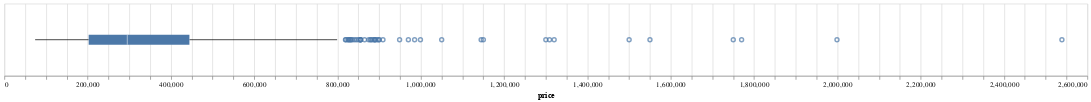

Notebook source saved alongside this figure:
### Code cell
# Ohne 100M+ Outlier
alt.Chart(df_pred_resp_vis).mark_boxplot().encode(
    x=alt.X("price:Q").scale(zero=False)
    ).properties(width=1500, height=100)

### Figure 1 — Vega-Lite specification as saved in the notebook (floating-point values rounded to 4 significant figures; data arrays with more than 128 entries replaced by an {"elided": "..."} marker saying what was removed)
{"config": {"view": {"continuousWidth": 300, "continuousHeight": 300}}, "data": {"name": "data-aab274897a7f134af935ac14e50f90a7"}, "mark": {"type": "boxplot"}, "encoding": {"x": {"field": "price", "scale": {"zero": false}, "type": "quantitative"}}, "height": 100, "width": 1500, "$schema": "https://vega.github.io/schema/vega-lite/v5.16.3.json", "datasets": {"data-aab274897a7f134af935ac14e50f90a7": {"elided": "947 records"}}}
